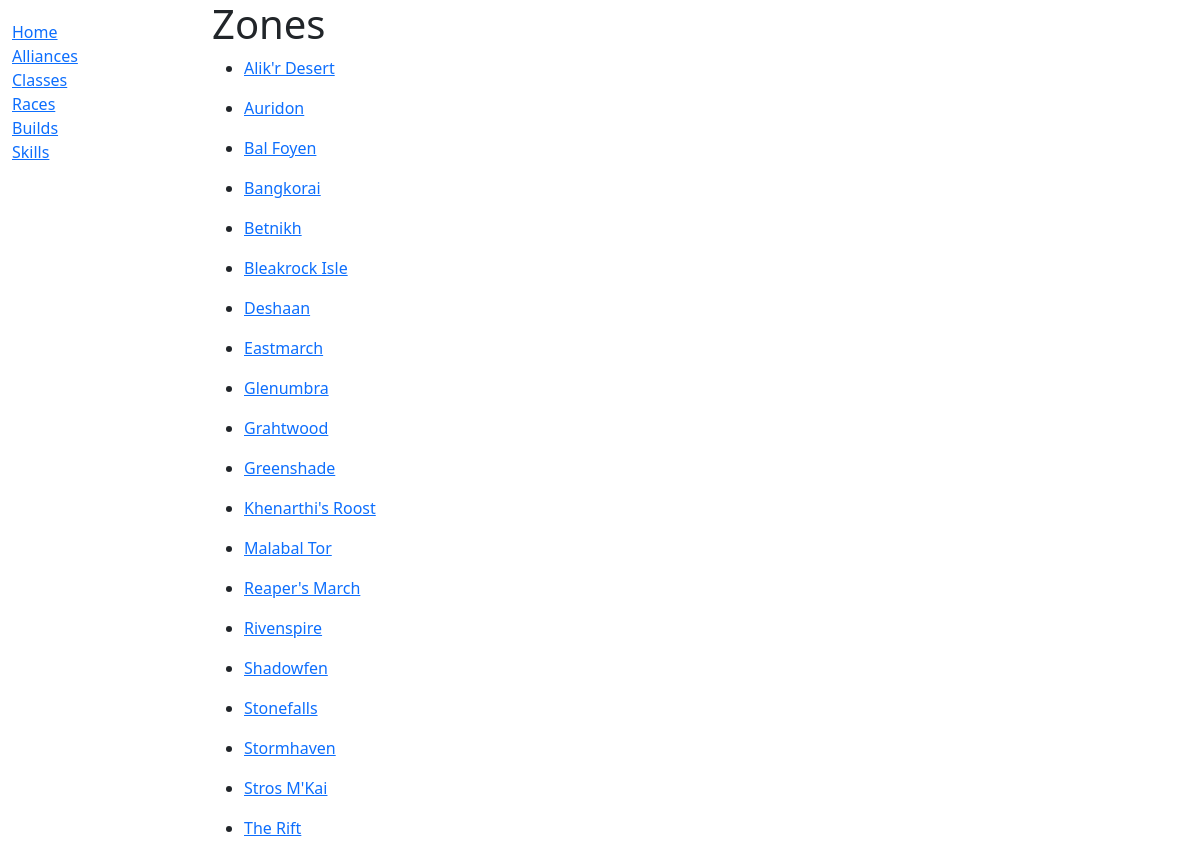
The page /eso/zones/ on the database its author committed.
### eso_app/models.py (models this page shows, shortened)
class Zones(models.Model):
    name = models.CharField(max_length=200)
    alliance = models.ForeignKey(Alliances, on_delete=models.CASCADE, blank=True)
    desc = models.TextField(max_length=1000, blank=True, verbose_name='Description')
    image_url = models.URLField(default="")
    class Meta:
        ordering = ['name']
    def get_absolute_url(self):
        return reverse('zone-detail', args=[str(self.id)])

### eso_app/views.py (the view)
# urls.py: path('zones/', views.ZonesView.as_view(), name='zones'),
class ZonesView(ListView):
    model = Zones
    context_object_name = 'zone_list'
    template_name = 'zone_list.html'

### eso_app/templates/zone_list.html (shortened to what this page needs)
{% extends "base_generic.html" %}
{% block content %}
  <h1>Zones</h1>
  {% if zone_list %}
  <ul>
    {% for zone in zone_list %}
      <li>
        <a href="{{ zone.get_absolute_url }}">{{ zone.name }}</a>
      </li>
    {% endfor %}
  </ul>
  {% else %}
    <p>No zones have been created yet.</p>
  {% endif %}
{% endblock %}

### rows shown on the page
Zones: name "Alik'r Desert"
Zones: name "Auridon"
Zones: name "Bal Foyen"
Zones: name "Bangkorai"
Zones: name "Betnikh"
Zones: name "Bleakrock Isle"
Zones: name "Deshaan"
Zones: name "Eastmarch"
Zones: name "Glenumbra"
Zones: name "Grahtwood"
Zones: name "Greenshade"
Zones: name "Khenarthi's Roost"
Zones: name "Malabal Tor"
Zones: name "Reaper's March"
Zones: name "Rivenspire"
Zones: name "Shadowfen"
Zones: name "Stonefalls"
Zones: name "Stormhaven"
Zones: name "Stros M'Kai"
Zones: name "The Rift"
